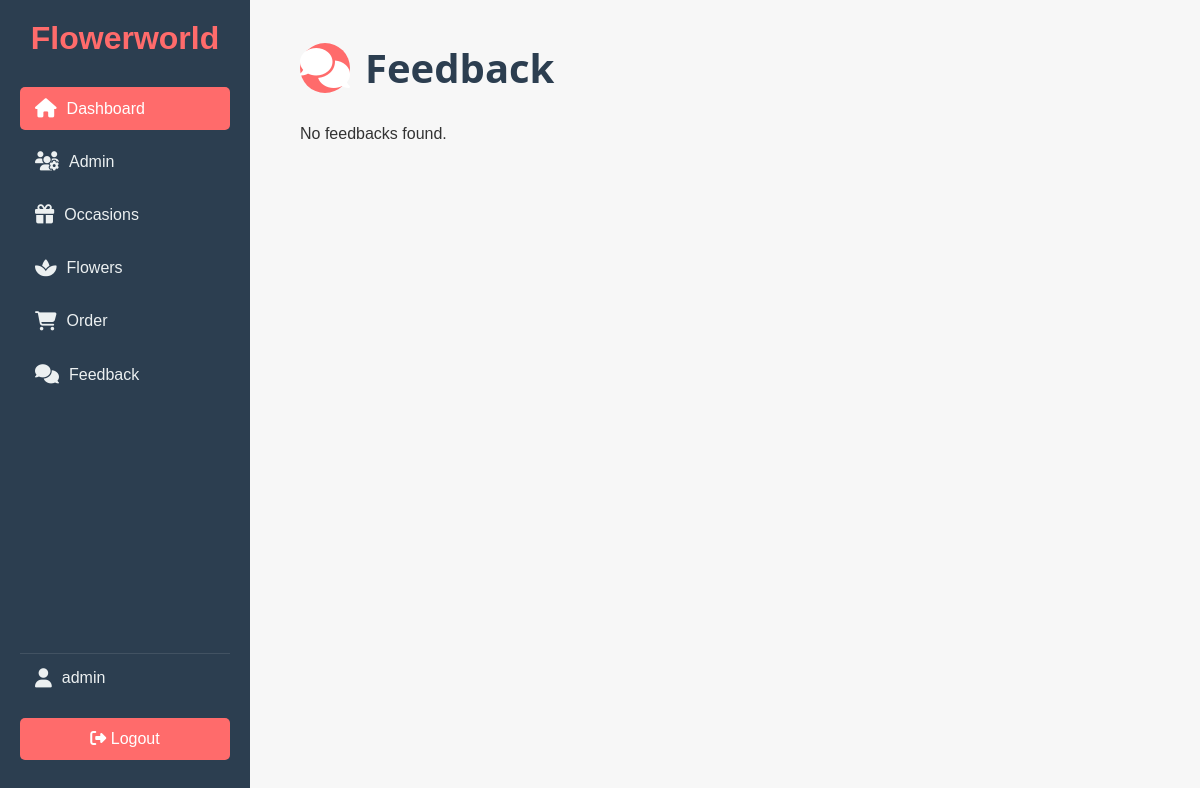
Page /admin/manage-feedback.php (signed in) on the earlier database version.
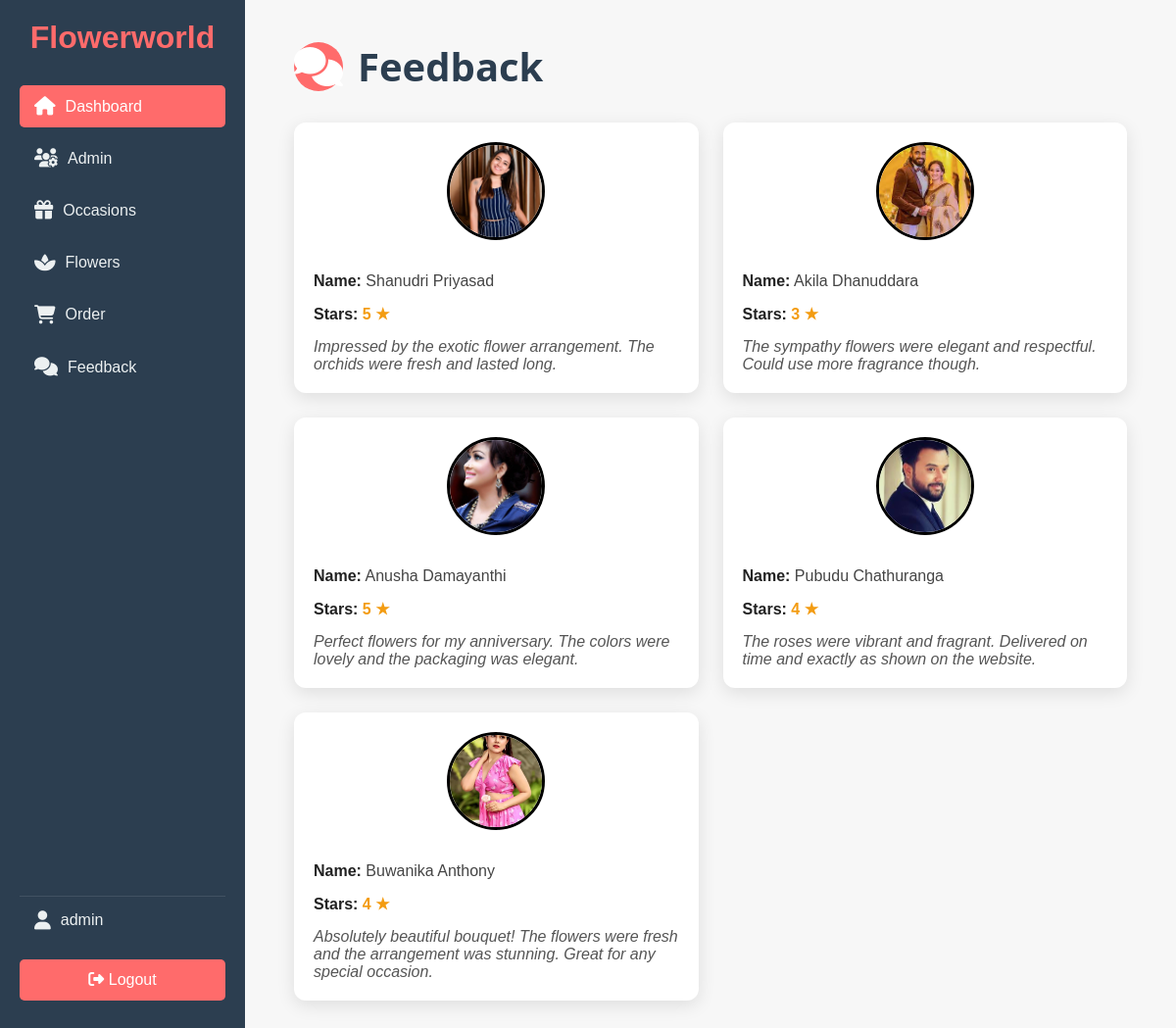
Same page on the later database version.
### tables this page shows
CREATE TABLE `tbl_feedback` (
  `id` int(11) NOT NULL,
  `name` varchar(100) NOT NULL,
  `stars` float NOT NULL,
  `text` text NOT NULL,
  `created_at` timestamp NOT NULL DEFAULT current_timestamp(),
  `image` varchar(255) DEFAULT NULL
);

### admin/manage-feedback.php (the view, shortened to what this page needs)
<?php
include('partials/menu.php');
?>
<div class="dashboard-container">
    <div class="sidebar">
        <div class="logo">
            <h1>Flowerworld</h1>
        </div>
        <nav>
            <a href="index.php" class="active"><i class="fas fa-home"></i> <span>Dashboard</span></a>
            <a href="manage-admin.php"><i class="fas fa-users-cog"></i> <span>Admin</span></a>
            <a href="manage-category.php"><i class="fas fa-gift"></i> <span>Occasions</span></a>
            <a href="manage-flower.php"><i class="fas fa-spa"></i> <span>Flowers</span></a>
            <a href="manage-order.php"><i class="fas fa-shopping-cart"></i> <span>Order</span></a>
            <a href="feedback.php"><i class="fas fa-comments"></i> <span>Feedback</span></a>
        </nav>
        <div class="sidebar-footer">
            <div class="user-profile">
                <i class="fas fa-user"></i>
                <span><?php echo $_SESSION['user']; ?></span>
            </div>
            <a href="logout.php" class="logout-btn"><i class="fas fa-sign-out-alt"></i> Logout</a>
        </div>
    </div>
    <div class="main-content">
        <h1 class="dashboard-title">
            <span class="title-icon"><i class="fas fa-comments"></i></span>
            Feedback
        </h1>
    <?php
    $sql = "SELECT * FROM tbl_feedback ORDER BY id DESC";
    $res = mysqli_query($conn, $sql);
    if ($res && mysqli_num_rows($res) > 0) {
        echo '<div class="feedback-cards">';
        while ($row = mysqli_fetch_assoc($res)) {
            echo '<div class="feedback-card">';
            echo '<img src="../uploads/' . htmlspecialchars($row['image']) . '" alt="Feedback Image">';
            echo '<div class="feedback-info"><strong>Name:</strong> ' . htmlspecialchars($row['name']) . '</div>';
            echo '<div class="feedback-info feedback-stars"><strong>Stars:</strong> ' . htmlspecialchars($row['stars']) . ' ★</div>';
            echo '<div class="feedback-message">' . nl2br(htmlspecialchars($row['text'])) . '</div>';
            echo '</div>';
        }
        echo '</div>';
    } else {
        echo "<p>No feedbacks found.</p>";
    }
    ?>
</div>
<?php include('partials/footer.php'); ?>

### admin/partials/menu.php (shortened to what this page needs)
<!DOCTYPE html>
<html lang="en">
<head>
    <link rel="stylesheet" href="css/styles.css">
    <link rel="stylesheet" href="css/admin.css">
    <link rel="stylesheet" href="https://cdnjs.cloudflare.com/ajax/libs/font-awesome/5.15.3/css/all.min.css">
</head>
<body>

### admin/partials/footer.php (shortened to what this page needs)
    </body>
</html>

### admin/css/styles.css (style rules this page uses)
:root { --primary-color: #ff6b6b; --secondary-color: #4ecdc4; --text-color: #333; --background-color: #f8f9fa; --sidebar-bg: #2c3e50; --sidebar-text: #ecf0f1; }
* { margin: 0; padding: 0; box-sizing: border-box; font-family: 'Arial', sans-serif; }
body { background-color: var(--background-color); color: var(--text-color); font-family: 'Arial', sans-serif; }
.dashboard-container { display: flex; height: 100vh; overflow: hidden; }
.sidebar { width: 250px; background-color: var(--sidebar-bg); color: var(--sidebar-text); padding: 20px; display: flex; flex-direction: column; transition: width 0.3s ease; position: fixed; top: 0; left: 0; bottom: 0; overflow-y: auto; }
.sidebar .logo { text-align: center; margin-bottom: 30px; }
.sidebar .logo h1 { font-size: 2rem; color: var(--primary-color); }
.sidebar nav { flex-grow: 1; }
.sidebar nav a { display: flex; align-items: center; padding: 12px 15px; color: var(--sidebar-text); text-decoration: none; transition: background-color 0.3s, color 0.3s; border-radius: 5px; margin-bottom: 10px; }
.sidebar nav a span { opacity: 1; transition: opacity 0.3s; }
.sidebar nav a:hover, .sidebar nav a.active { background-color: var(--primary-color); color: #fff; }
.sidebar-footer { margin-top: auto; padding-bottom: 20px; }
.sidebar nav a i { margin-right: 10px; font-size: 1.2em; }
.user-profile { display: flex; align-items: center; padding: 15px; border-top: 1px solid rgba(255, 255, 255, 0.1); }
.user-profile i { margin-right: 10px; font-size: 1.2em; }
.logout-btn { display: block; background-color: var(--primary-color); color: #fff; text-align: center; padding: 12px; text-decoration: none; border-radius: 5px; margin-top: 15px; transition: background-color 0.3s; }
.main-content { flex-grow: 1; padding: 30px; background-color: var(--background-color); margin-left: 250px; overflow-y: auto; height: 100vh; }
.main-content h1 { margin-bottom: 30px; color: #2c3e50; }
.dashboard-title { font-size: 2.5rem; color: var(--secondary-color); margin-bottom: 30px; display: flex; align-items: center; }
.title-icon { background-color: var(--primary-color); color: white; padding: 10px; border-radius: 50%; margin-right: 15px; display: inline-flex; align-items: center; justify-content: center; width: 50px; height: 50px; }

### admin/manage-feedback.php (style rules this page uses)
.main-content { padding: 40px 50px; background-color: #f7f7f7; min-height: 100vh; }
.dashboard-title { font-family: 'Segoe UI', Tahoma, Geneva, Verdana, sans-serif; color: #333; margin-bottom: 30px; }
.feedback-cards { display: grid; grid-template-columns: repeat(auto-fill, minmax(320px, 1fr)); gap: 25px; }
.feedback-card { background: white; border-radius: 12px; box-shadow: 0 5px 18px rgba(0,0,0,0.1); padding: 20px; display: flex; flex-direction: column; gap: 15px; transition: transform 0.2s ease; }
.feedback-card img { width: 100px; height: 100px; object-fit: cover; border-radius: 50%; margin: 0 auto 18px auto; border: 3px solid black; }
.feedback-info { font-family: Arial, sans-serif; color: #444; }
.feedback-info strong { color: #222; }
.feedback-stars { color: #f39c12; font-weight: bold; }
.feedback-message { font-style: italic; white-space: pre-wrap; color: #555; }

Differences in the rows shown:
added tbl_feedback: image (picture), name "Shanudri Priyasad", stars "5", text "Impressed by the exotic flower arrangement. The orchids were fresh and lasted long."
added tbl_feedback: image (picture), name "Akila Dhanuddara", stars "3", text "The sympathy flowers were elegant and respectful. Could use more fragrance though."
added tbl_feedback: image (picture), name "Anusha Damayanthi", stars "5", text "Perfect flowers for my anniversary. The colors were lovely and the packaging was elegant."
added tbl_feedback: image (picture), name "Pubudu Chathuranga", stars "4", text "The roses were vibrant and fragrant. Delivered on time and exactly as shown on the website."
added tbl_feedback: image (picture), name "Buwanika Anthony", stars "4", text "Absolutely beautiful bouquet! The flowers were fresh and the arrangement was stunning. Great for any special occasion."
Other differences:
text no longer shown: "No feedbacks found."
